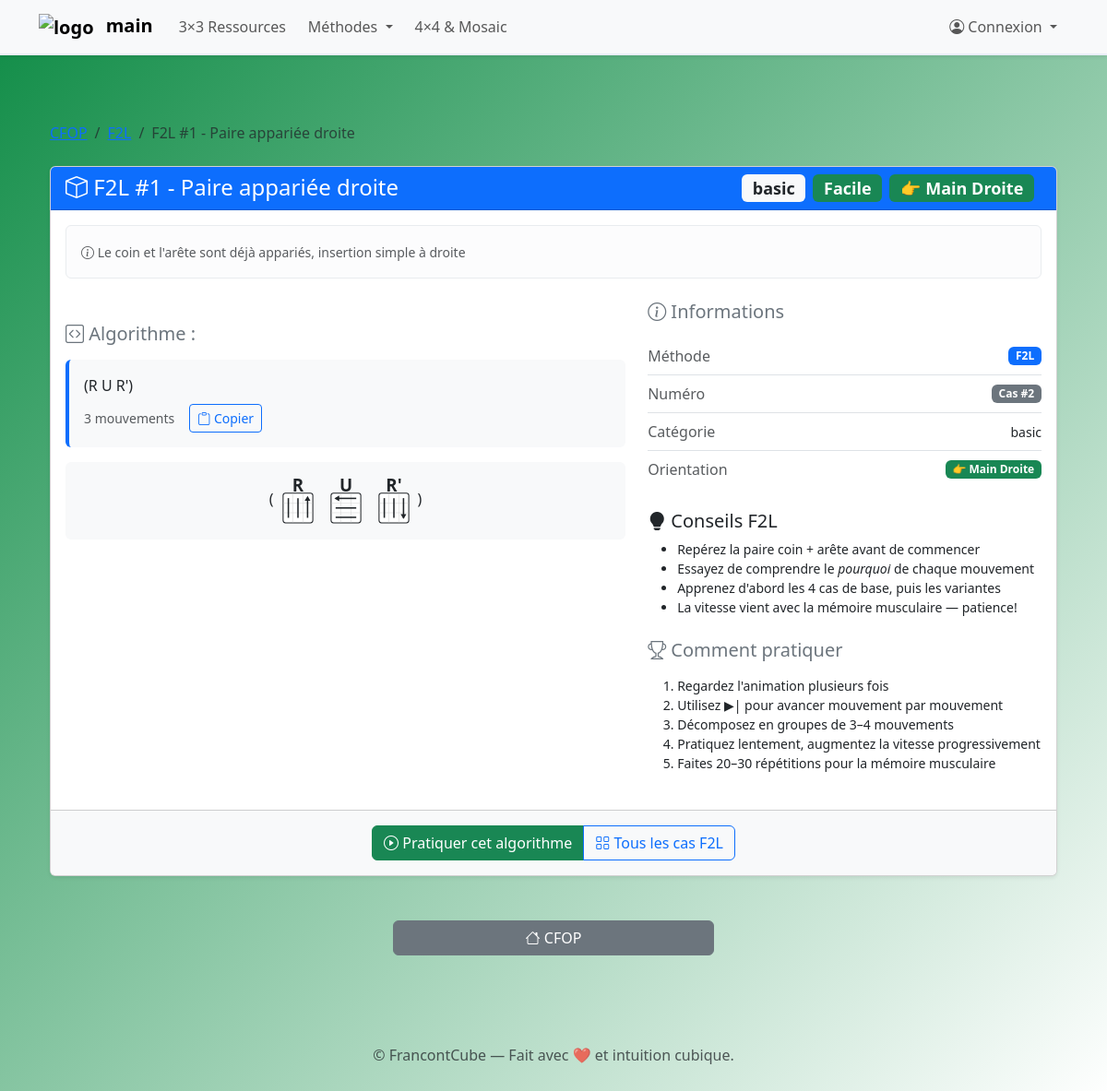
The app's page /cube/f2l/f2l-01/ with its own data.
### cube/models.py (models this page shows, shortened)
class CubeState(models.Model):
    METHOD_CHOICES = [
        ("cubienewbie", "CubieNewbie"),
        ("beginner", "Beginner"),
        ("cfop", "CFOP"),
        ("roux", "Roux"),
        ("zz", "ZZ"),
    ]
    DIFFICULTY_CHOICES = [
        ('facile', 'Facile'),
        ('moyen', 'Moyen'),
        ('difficile', 'Difficile'),
    ]
    name = models.CharField(max_length=100)
    slug = models.SlugField(unique=True, blank=True)
    json_state = models.JSONField()
    json_highlight = models.JSONField(blank=True, null=True)
    algorithm = models.TextField(blank=True)
    description = models.TextField(blank=True)
    step_number = models.PositiveIntegerField(default=1)
    method = models.CharField(max_length=20, choices=METHOD_CHOICES, default="beginner")
    hand_orientation = models.CharField(
        max_length=10,
        choices=[('right', 'Main Droite'), ('left', 'Main Gauche')],
        default='right',
    )
    category = models.CharField(max_length=50, blank=True)
    difficulty = models.CharField(max_length=20, blank=True, choices=DIFFICULTY_CHOICES)
    roofpig_setup = models.TextField(blank=True)
    roofpig_colored = models.TextField(blank=True)
    roofpig_flags = models.CharField(max_length=200, blank=True, default='showalg')
    camera_longitude = models.FloatField(
        default=-25.0,
        help_text="cubing.js camera horizontal angle. Negative = more front face visible."
    )
    camera_latitude = models.FloatField(
        default=22.0,
        help_text="cubing.js camera vertical angle. Higher = more top-down view."
    )
    stickering = models.CharField(
        max_length=30,
        blank=True,
        default='full',
        help_text="cubing.js stickering: full | OLL | PLL | F2L | LL | Cross"
    )
    LEFT_HAND_MAP = {
        'F':  'L',
        "F'": "L'",
        'F2': 'L2',
    }
    def _apply_hand_substitution(self, moves):
        if self.hand_orientation != 'left':
            return moves
        return [self.LEFT_HAND_MAP.get(m, m) for m in moves]
    def get_clean_algorithm(self):
        return re.sub(r'[(){}\[\]]', '', self.algorithm).split()
    def get_algorithm_svg(self):
        if not self.algorithm or self.algorithm.strip() == '':
            return ''
        def move_to_svg(move, extra_class=''):
            display_move = self._apply_hand_substitution([move])[0]
            svg_id = display_move.replace("'", "-prime")
            css = f'move-icon {extra_class}'.strip()
            return (f'<svg class="{css}" aria-label="{display_move}" '
                f'width="52" height="52" style="width:52px;height:52px;min-width:0">'
                f'<use href="#{svg_id}"/></svg>')
        alg = self.algorithm.strip()
        tokens = []
        i = 0
        while i < len(alg):
            ch = alg[i]
            if ch == '(':
                depth, j = 1, i + 1
                while j < len(alg) and depth:
                    if alg[j] == '(':   depth += 1
                    elif alg[j] == ')': depth -= 1
                    j += 1
                inner = alg[i+1:j-1].strip()
                tokens.append({'type': 'group-paren',
                               'moves': [m for m in inner.split() if m]})
                i = j
            elif ch == ' ':
                i += 1
        parts = []
        for token in tokens:
            ttype = token['type']
            moves = token['moves']
            if ttype == 'group-paren':
                icons = ''.join(move_to_svg(m, 'group-paren') for m in moves)
                parts.append(
                    f'<span class="move-group move-group--paren">'
                    f'<span class="move-bracket">(</span>{icons}'
                    f'<span class="move-bracket">)</span></span>'
                )
            else:
                parts.append(move_to_svg(moves[0]))
        return mark_safe('\n'.join(parts))
    def get_roofpig_config(self):
        config_parts = []
        clean_moves = self.get_clean_algorithm()   # brackets only, no F->L swap
        if clean_moves:
            config_parts.append(f"alg={' '.join(clean_moves)}")
        if self.roofpig_setup:
            config_parts.append(f"setup={self.roofpig_setup}")
        if self.roofpig_colored:
            config_parts.append(f"colored={self.roofpig_colored}")
        flags = self.roofpig_flags or 'showalg'
        config_parts.append(f"flags={flags}")
        config_parts.append("hover=2")
        return " | ".join(config_parts)
    @staticmethod
    def invert_alg(alg):
        if not alg or not alg.strip():
            return ''
        clean = re.sub(r'[(){}\[\]]', '', alg).strip()
        moves = clean.split()
        inverted = []
        for m in reversed(moves):
            if not m:
                continue
            if m.endswith("'"):
                inverted.append(m[:-1])       # R'  → R
            elif m.endswith('2'):
                inverted.append(m)             # R2  → R2  (self-inverse)
            else:
                inverted.append(m + "'")       # R   → R'
        return ' '.join(inverted)
    def get_setup_alg(self):
        if self.roofpig_setup and self.roofpig_setup.strip():
            return self.roofpig_setup
        return self.invert_alg(self.algorithm)

### cube/views.py (the view)
# urls.py: path('f2l/<slug:slug>/', views.f2l_case_detail, name='f2l_case_detail'),
def f2l_case_detail(request, slug):
    cube_state = get_object_or_404(CubeState, slug=slug, method='cfop')
    clean_moves = cube_state.get_clean_algorithm()
    clean_alg   = ' '.join(clean_moves)
    context = {
        'cube_state':     cube_state,
        'page_title':     cube_state.name,
        'method':         'F2L',
        'clean_alg':      clean_alg,
        'setup_alg':      cube_state.get_setup_alg(),
        'stickering':     'F2L',
        'cam_longitude':  cube_state.camera_longitude,
        'cam_latitude':   cube_state.camera_latitude,
        'roofpig_config': cube_state.get_roofpig_config(),
    }
    return render(request, 'cube/f2l_case_detail.html', context)

### cube/templates/cube/f2l_case_detail.html (shortened to what this page needs)
{% extends "main/partials/base.html" %}
{% load static %}
{% block content %}
<div class="container py-5">
    <nav aria-label="breadcrumb" class="mb-4">
        <ol class="breadcrumb">
            <li class="breadcrumb-item">
                <a href="{% url 'main:method_cfop' %}">CFOP</a>
            </li>
            <li class="breadcrumb-item">
                <a href="{% url 'main:cfop_f2l_basic' %}">F2L</a>
            </li>
            <li class="breadcrumb-item active">{{ cube_state.name }}</li>
        </ol>
    </nav>
    <div class="card shadow-sm f2l-case-card mb-5">
        <div class="card-header bg-primary text-white">
            <h4 class="mb-0">
                <i class="bi bi-box"></i> {{ cube_state.name }}
                {% if cube_state.hand_orientation == 'left' %}
                <span class="badge bg-info float-end me-2">👈 Main Gauche</span>
                {% elif cube_state.hand_orientation == 'right' %}
                <span class="badge bg-success float-end me-2">👉 Main Droite</span>
                {% endif %}
                {% if cube_state.difficulty %}
                <span class="badge float-end me-2
                    {% if cube_state.difficulty == 'facile' %}bg-success
                    {% elif cube_state.difficulty == 'moyen' %}bg-warning text-dark
                    {% else %}bg-danger{% endif %}">
                    {{ cube_state.difficulty|capfirst }}
                </span>
                {% endif %}
                {% if cube_state.category %}
                <span class="badge bg-light text-dark float-end me-2">
                    {{ category_info.name|default:cube_state.category }}
                </span>
                {% endif %}
            </h4>
        </div>
        <div class="card-body">
            {% if cube_state.description %}
            <div class="alert alert-light mb-4">
                <small class="text-muted">
                    <i class="bi bi-info-circle"></i> {{ cube_state.description }}
                </small>
            </div>
            {% endif %}
            <div class="row g-4">
                <div class="col-lg-7">
                    <div class="algorithm-section">
                        <h5 class="text-secondary mb-3">
                            <i class="bi bi-code-square"></i> Algorithme :
                        </h5>
                        {% if cube_state.algorithm %}
                        <div class="bg-light border-start border-primary border-4 rounded p-3 mb-3">
                            <div class="algorithm-text mb-2">{{ cube_state.algorithm }}</div>
                            <div class="d-flex align-items-center gap-3">
                                <small class="text-muted">
                                    {{ cube_state.algorithm|wordcount }} mouvements
                                </small>
                                <button class="btn btn-sm btn-outline-primary" onclick="copyAlgorithm()">
                                    <i class="bi bi-clipboard"></i> Copier
                                </button>
                            </div>
                        </div>
                        <div class="moves-preview d-flex flex-wrap justify-content-center p-3 bg-light rounded">
                            {{ cube_state.get_algorithm_svg }}
                        </div>
                        {% else %}
                        <div class="alert alert-success">
                            <i class="bi bi-check-circle-fill"></i>
                            <strong>Ce cas est déjà résolu!</strong> Aucun algorithme nécessaire.
                        </div>
                        {% endif %}
                    </div>
                </div>
                <div class="col-lg-5">
                    <h5 class="text-secondary mb-3">
                        <i class="bi bi-info-circle"></i> Informations
                    </h5>
                    <ul class="list-group list-group-flush mb-4">
                        <li class="list-group-item d-flex justify-content-between align-items-center px-0">
                            <span class="text-muted">Méthode</span>
                            <span class="badge bg-primary">{{ method }}</span>
                        </li>
                        <li class="list-group-item d-flex justify-content-between align-items-center px-0">
                            <span class="text-muted">Numéro</span>
                            <span class="badge bg-secondary">Cas #{{ cube_state.step_number }}</span>
                        </li>
                        <li class="list-group-item d-flex justify-content-between align-items-center px-0">
                            <span class="text-muted">Catégorie</span>
                            <span class="text-end small">{{ category_info.description|default:cube_state.category }}</span>
                        </li>
                        <li class="list-group-item d-flex justify-content-between align-items-center px-0">
                            <span class="text-muted">Orientation</span>
                            {% if cube_state.hand_orientation == 'left' %}
                                <span class="badge bg-info">👈 Main Gauche</span>
                            {% else %}
                                <span class="badge bg-success">👉 Main Droite</span>
                            {% endif %}
                        </li>
                    </ul>
                    {% if method == 'OLL' %}
                    <div class="tips-section mb-4">
                        <h5><i class="bi bi-lightbulb-fill"></i> Conseils OLL</h5>
                        <ul class="mb-0 small">
                            <li>Reconnaître le pattern avant de chercher l'algorithme</li>
                            <li>Pratiquer la reconnaissance en regardant seulement 2 faces</li>
                            <li>Certains OLL ont plusieurs algorithmes — choisissez le vôtre</li>
                            <li>Les cas symétriques peuvent être résolus avec le miroir</li>
                        </ul>
                    </div>
                    {% else %}
                    <div class="tips-section mb-4">
                        <h5><i class="bi bi-lightbulb-fill"></i> Conseils F2L</h5>
                        <ul class="mb-0 small">
                            <li>Repérez la paire coin + arête avant de commencer</li>
                            <li>Essayez de comprendre le <em>pourquoi</em> de chaque mouvement</li>
                            <li>Apprenez d'abord les 4 cas de base, puis les variantes</li>
                            <li>La vitesse vient avec la mémoire musculaire — patience!</li>
                        </ul>
                    </div>
                    {% endif %}
                    <div class="mb-4">
                        <h5 class="text-secondary mb-3">
                            <i class="bi bi-trophy"></i> Comment pratiquer
                        </h5>
                        <ol class="small mb-0">
                            <li>Regardez l'animation plusieurs fois</li>
                            <li>Utilisez ▶| pour avancer mouvement par mouvement</li>
                            <li>Décomposez en groupes de 3–4 mouvements</li>
                            <li>Pratiquez lentement, augmentez la vitesse progressivement</li>
                            <li>Faites 20–30 répétitions pour la mémoire musculaire</li>
                        </ol>
                    </div>
                </div>
            </div>
        </div>
        <div class="card-footer text-center bg-light py-3">
            <div class="btn-group" role="group">
                {% if cube_state.algorithm %}
                <a href="{% url 'training:trainer_from_f2l' slug=cube_state.slug %}?return_url={{ request.path }}"
                   class="btn btn-success">
                    <i class="bi bi-play-circle"></i> Pratiquer cet algorithme
                </a>
                {% endif %}
                <a href="{% url 'main:cfop_f2l_basic' %}"
                   class="btn btn-outline-primary">
                    <i class="bi bi-grid"></i> Tous les cas F2L
                </a>
            </div>
        </div>
    </div>
    <div class="row">
        <div class="col-4">
        </div>
        <div class="col-4 text-center">
            <a href="{% url 'main:method_cfop' %}"
               class="btn btn-secondary nav-button w-100">
                <i class="bi bi-house"></i> CFOP
            </a>
        </div>
        <div class="col-4 text-end">
        </div>
    </div>
</div>
{% endblock %}

### main/templates/main/partials/_head.html (style rules this page uses)
body { font-family: 'Segoe UI', Tahoma, Geneva, Verdana, sans-serif; background: linear-gradient(135deg, #0f8c46 0%, #ffffff 100%) no-repeat fixed; background-size: cover; }

### main/templates/main/partials/base.html (style rules this page uses)
body { margin: 0; padding: 0; }

### records on screen
CubeState: name "F2L #1 - Paire appariée droite", difficulty "Facile", name "basic", description "Le coin et l'arête sont déjà appariés, insertion simple à droite", algorithm "(R U R')", algorithm "3", get_algorithm_svg "( )", step_number "2", description "basic"

### other values on screen
{{ method }} "F2L"
